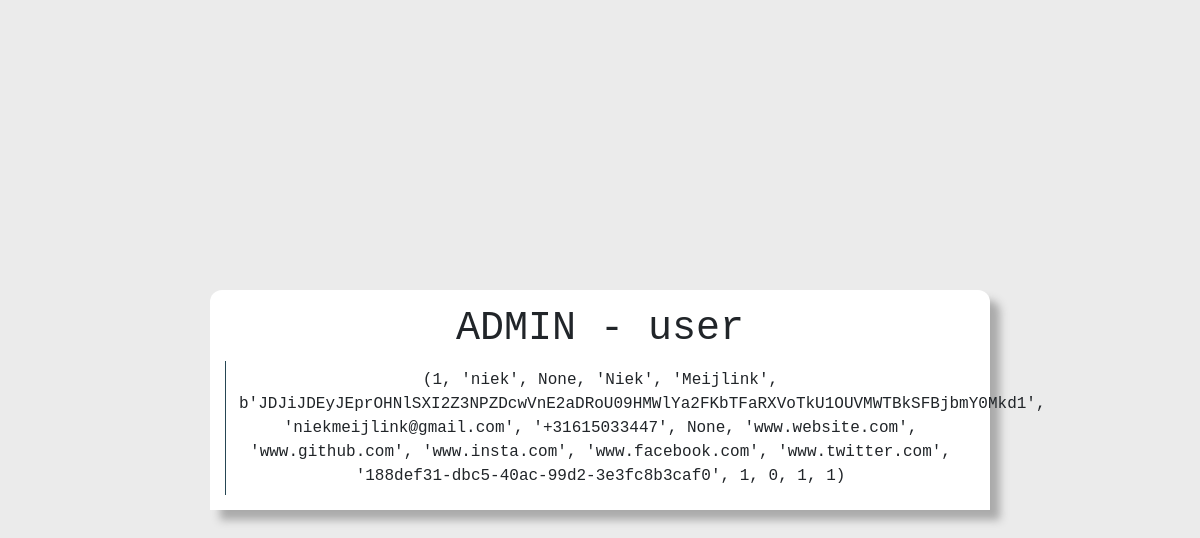
The app's page /admin/user/ (signed in), older data.
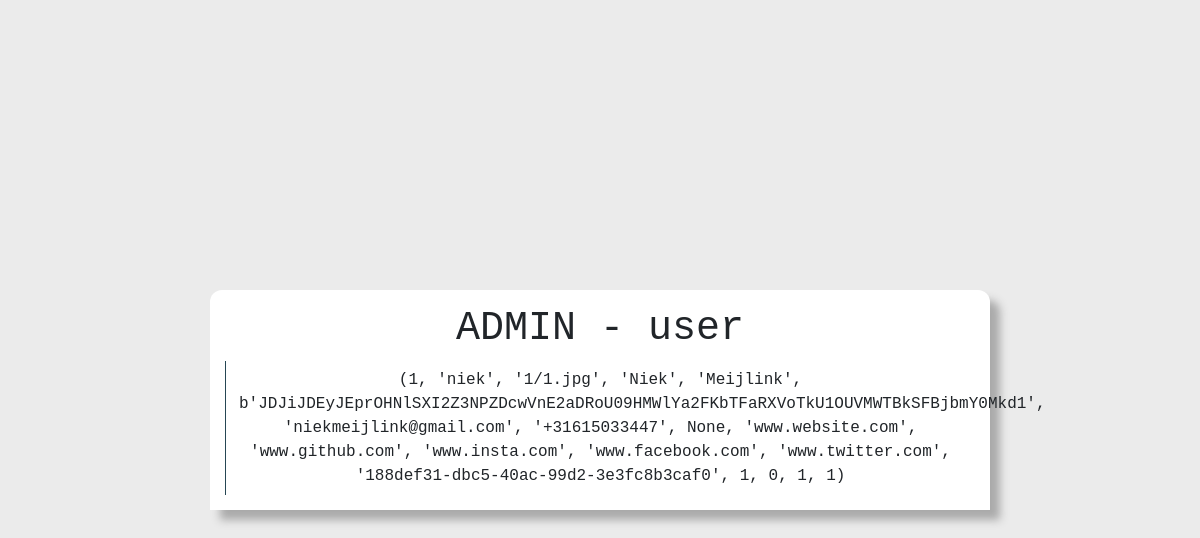
The same page, newer data.
### tables this page shows
CREATE TABLE user( -- The main user account
    id INTEGER PRIMARY KEY AUTOINCREMENT,
    
    name varchar(24) NOT NULL UNIQUE,
    pfp varchar(64), -- maybe save as BLOB data type??

    first_name varchar(24),
    last_name varchar(24),
    passwordHash BINARY(64) NOT NULL,
    
    email varchar(319) UNIQUE,
    phone varchar(24),
    rating TINYINT,
    
    website varchar(24),
    github varchar(24),
    insta varchar(24),
    facebook varchar(24),
    twitter varchar(24),

    
    token varchar(64) UNIQUE, -- Should have more stuff like age etc.

    isSeller BOOLEAN DEFAULT 0, --0 = False and 1 is True
    privacy BOOLEAN DEFAULT 0,
    isAdmin BOOLEAN DEFAULT 0,
    isMod BOOLEAN DEFAULT 0
);

### views.py (the view)
def adminSpecificView(specific):
    user = userhandle.isLoggedIn(session)
    if user == []: return redirect(url_for('logout'))
    if user[2] == 0: return redirect(url_for('home'))
    data = database.read(f'{specific}', '*') # NOTE get all the data from the selected database
    return render_template('adminView.html', data=data, table=specific)

### handles/databaseHandle.py (called while the page is built)
    def read(self, tables, rows, specification=''): # NOTE Read from database
        self.cursor.execute(f'SELECT {rows} FROM {tables} {specification}')
        rows = self.cursor.fetchall()
        return rows

### handles/incryptionHandle.py (called while the page is built)
def checkHash(check: str, hash: str):
    return bcrypt.checkpw(check.encode('utf-8'), base64.b64decode(hash))

### handles/userHandle.py (called while the page is built)
    def isLoggedIn(self, session): # NOTE Check if the user is logged in
        if 'token' not in session or 'id' not in session: return []
        token, id = session['token'], session['id']
        try:
            user = self.database.read(tables='user', rows='id, token, isAdmin, email', specification=f'WHERE id="{id}"')[0]
        except IndexError: return []
        if not checkHash(user[1], token): return []
        return user

### templates/adminView.html (shortened to what this page needs)
<!DOCTYPE html>
<html lang="en-us">
    <head>
        <link rel="stylesheet" href="https://cdn.jsdelivr.net/npm/bootstrap@4.3.1/dist/css/bootstrap.min.css">
        <link rel="stylesheet" href="/static/css/admin.css">
    </head>
    <body>
        <div class="main">
            <h1>ADMIN - {{table}}</h1>
            <div class="tables">
                {% for i in data %}
                    <a class="btn custom-button" role="button">{{i}}</a>
                {% endfor %}
            </div>
        </div>
    </body>
</html>

### static/css/admin.css (style rules this page uses)
* { font-family: 'Courier New', monospace !important; }
body { height: 100%; background: #ebebeb; }
.main { padding: 15px; text-align: center; box-shadow: 10px 10px 8px #aaaaaa; border-radius: 12px 12px 0 0; width: 65%; height: auto; background: white; position: absolute; top: 50%; left: 50%; transform: translate(-50%, -50%); }
.tables { border-left: rgb(38, 70, 83) solid 1px; }
.custom-button { width: 100%; border: 0 0 0 0; transition: 0.4s linear; border-radius: 0 8px 8px 0; }

Row changes from the older to the newer data that the page shows:
changed user: i "(1, 'niek', None, 'Niek', 'Meijlink', b'JDJiJDEyJEprOHNlSXI2Z3NPZDcwVnE2aDRoU09HMWlYa2FKbTFaRXVoTkU1OUVMWTBkSFBjbmY0Mkd1', 'niekmeijlink@gmail.com',…" → "(1, 'niek', '1/1.jpg', 'Niek', 'Meijlink', b'JDJiJDEyJEprOHNlSXI2Z3NPZDcwVnE2aDRoU09HMWlYa2FKbTFaRXVoTkU1OUVMWTBkSFBjbmY0Mkd1', 'niekmeijlink@gmail.com',…"
